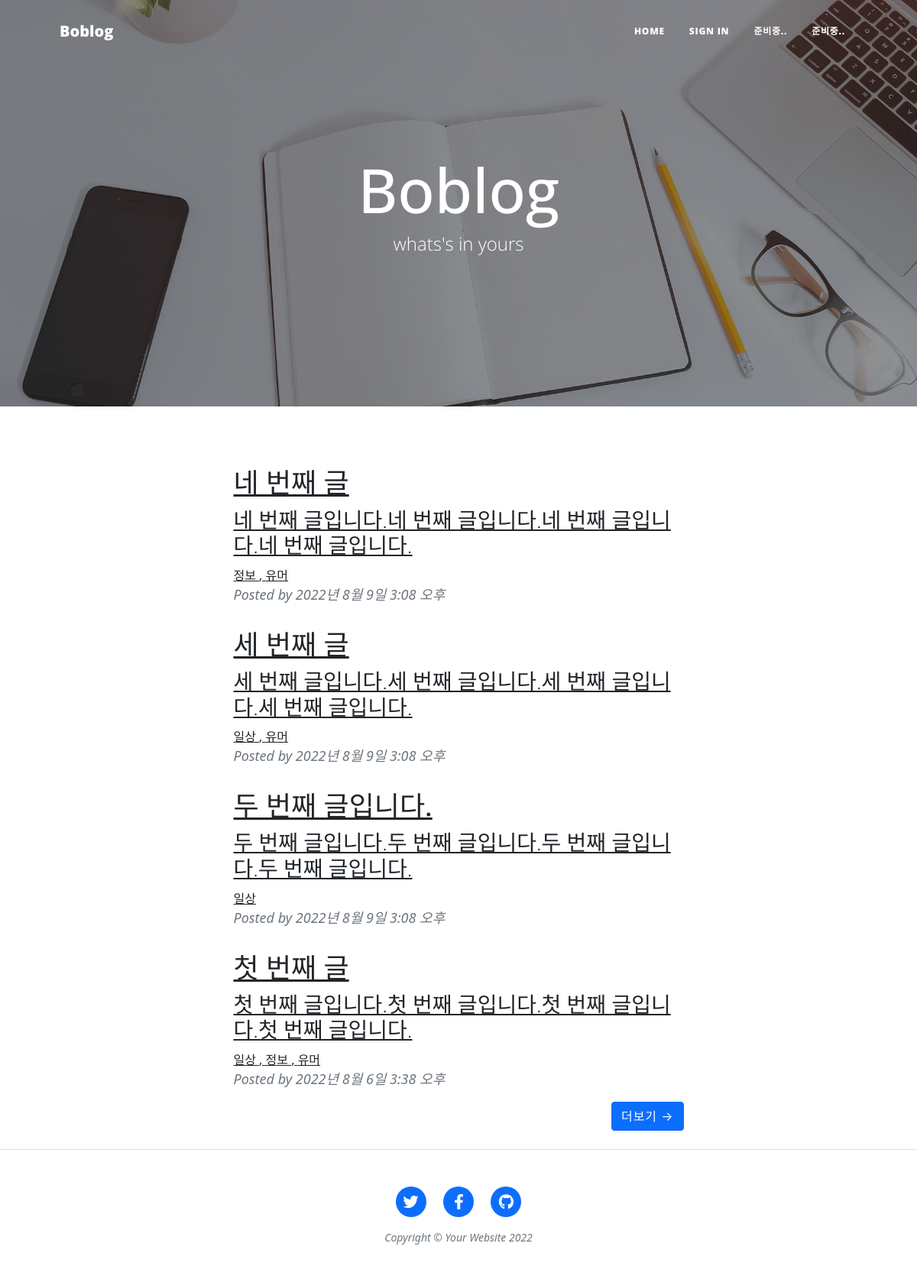
The page /blog/ on the database as committed earlier.
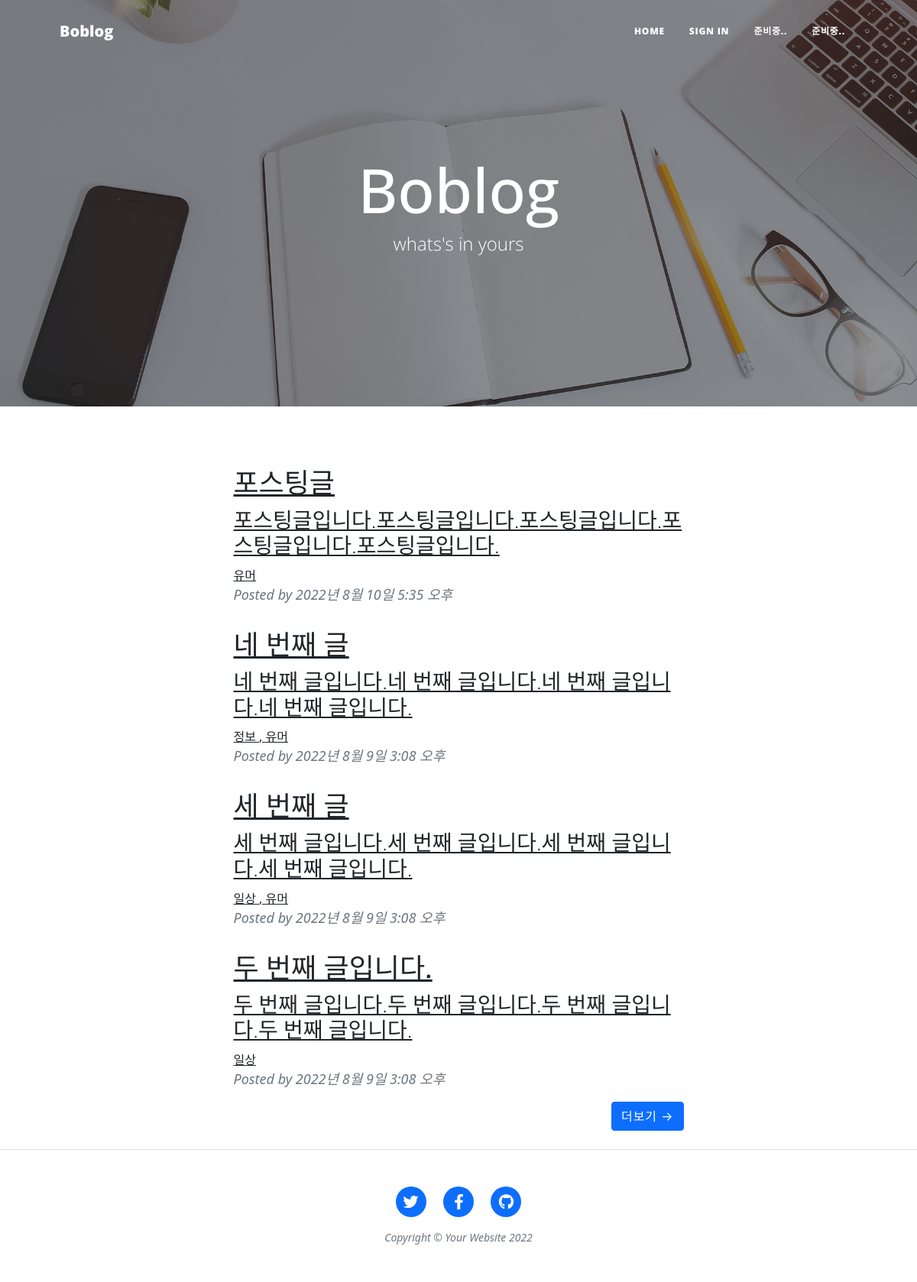
The same page on the database as committed later.
### blogapp/models.py (models this page shows, shortened)
class Post(models.Model):
    title=models.CharField(max_length=200)
    title_image=models.ImageField(blank=True)       #이미지 삽입을 위한 모듈 ImageField, 빈 이미지일수도 있으니 blank=Ture
    content=models.TextField()                #글의 내용(매우 길수가 있으니 TextField)
    createDate=models.DateTimeField(auto_now_add=True)      #글의 작성일(날짜를 자동으로)
    updateDate=models.DateTimeField(auto_now_add=True)      #글 수정한 경우(날짜를 자동으로)
    category=models.ManyToManyField(Category,help_text="글의 분류를 설정하세요.")   #글의 분류(하나의 글이 여러가지 분류에 해당할수 있다.->다대다 관계)
    def get_absolute_url(self):
        return reverse("post",args=[str(self.id)])
    def is_content_more40(self):
        return len(self.content) > 40
    def get_content_under40(self):
        return self.content[:40]

class Category(models.Model):
    name=models.CharField(max_length=50,help_text="블로그 분류")    #글 삽입을 위한 CharField모듈, 최대글수는 50
    def __str__(self):
        return self.name

### blogapp/views.py (the view)
# urls.py: path("",views.index,name="index"),
def index(request):
    post_latest=Post.objects.order_by("-createDate")[:4]      #블로그를 최신순으로 (내림차순)
    context={
        "post_latest":post_latest
    }
    return render(request,"index.html",context=context)

### blogapp/templates/index.html (shortened to what this page needs)
{% load static %}
{% load widget_tweaks %}
<!DOCTYPE html>
<html lang="en">
    <head>
        <link href="{% static 'css/styles.css' %}" rel="stylesheet" />
        <link href="https://cdn.jsdelivr.net/npm/bootstrap@5.1.3/dist/css/bootstrap.min.css" rel="stylesheet"
>
    <body>
        <nav class="navbar navbar-expand-lg navbar-light" id="mainNav">
            <div class="container px-4 px-lg-5">
                <a class="navbar-brand" href="{% url 'index' %}">Boblog</a>
                <div class="collapse navbar-collapse" id="navbarResponsive">
                    <ul class="navbar-nav ms-auto py-4 py-lg-0">
                        <li class="nav-item"><a class="nav-link px-lg-3 py-3 py-lg-4" href="{% url 'index' %}">Home</a></li>
                        {% if user.is_authenticated %}
                        <li class="nav-item"><a class="nav-link px-lg-3 py-3 py-lg-4" href="{% url 'post_create' %}">Posting</a></li>
                        {% else %}
                        <li class="nav-item"><a class="nav-link px-lg-3 py-3 py-lg-4" href="/admin">Sign in</a></li>
                        {% endif %}
                        <li class="nav-item"><a class="nav-link px-lg-3 py-3 py-lg-4" href="{% url 'index' %}">준비중..</a></li>
                        <li class="nav-item"><a class="nav-link px-lg-3 py-3 py-lg-4" href="{% url 'index' %}">준비중..</a></li>
                    </ul>
                </div>
            </div>
        </nav>
        <header class="masthead" style="background-image: url({% static 'assets/img/home-bg.jpg' %})">
            <div class="container position-relative px-4 px-lg-5">
                <div class="row gx-4 gx-lg-5 justify-content-center">
                    <div class="col-md-10 col-lg-8 col-xl-7">
                        <div class="site-heading">
                            <h1>Boblog</h1>
                            <span class="subheading">whats's in yours</span>
                        </div>
                    </div>
                </div>
            </div>
        </header>
        <div class="container px-4 px-lg-5">
            <div class="row gx-4 gx-lg-5 justify-content-center">
                <div class="col-md-10 col-lg-8 col-xl-7">
                    {% for post in post_latest %}
                        <div class="post-preview">
                            <a href="{{ post.get_absolute_url }}">
                                <h2 class="post-title">{{ post.title }}</h2>
                                <h3 class="post-subtitle">
                                    {% if post.is_content_more40 %}
                                        {{ post.get_content_under40 }}
                                    {% else %}
                                        {{ post.content}}
                                    {% endif %}
                                </h3>
                            </a>
                            <a href="#!">
                                {% for c in post.category.all %}
                                {{ c }}
                                {% if not forloop.last %}
                                    ,
                                {% endif %}
                                {% endfor %}
                            </a>
                            <p class="post-meta">
                                Posted by
                                {{ post.createDate }}
                            </p>
                        </div>
                    {% endfor %}
                    <div class="d-flex justify-content-end mb-4"><a class="btn btn-primary text-uppercase" href="#!">더보기 →</a></div>
                    </div>
            </div>
        </div>
        <footer class="border-top">
            <div class="container px-4 px-lg-5">
                <div class="row gx-4 gx-lg-5 justify-content-center">
                    <div class="col-md-10 col-lg-8 col-xl-7">
                        <ul class="list-inline text-center">
                            <li class="list-inline-item">
                                <a href="#!">
                                    <span class="fa-stack fa-lg">
                                        <i class="fas fa-circle fa-stack-2x"></i>
                                        <i class="fab fa-twitter fa-stack-1x fa-inverse"></i>
                                    </span>
                                </a>
                            </li>
                            <li class="list-inline-item">
                                <a href="#!">
                                    <span class="fa-stack fa-lg">
                                        <i class="fas fa-circle fa-stack-2x"></i>
                                        <i class="fab fa-facebook-f fa-stack-1x fa-inverse"></i>
                                    </span>
                                </a>
                            </li>
                            <li class="list-inline-item">
                                <a href="#!">
                                    <span class="fa-stack fa-lg">
                                        <i class="fas fa-circle fa-stack-2x"></i>
                                        <i class="fab fa-github fa-stack-1x fa-inverse"></i>
                                    </span>
                                </a>
                            </li>
                        </ul>
                        <div class="small text-center text-muted fst-italic">Copyright &copy; Your Website 2022</div>
                    </div>
                </div>
            </div>
        </footer>
    </body>
</html>

Rows that differ between the two databases and show on the page:
no longer on this page (row unchanged): Post: title "첫 번째 글", get_content_under40 "첫 번째 글입니다.첫 번째 글입니다.첫 번째 글입니다.첫 번째 글입니다.", createDate "2022년 8월 6일 3:38 오후", Category (name "일상"), Category (name "정보"), Category (name "유머")
added Post: title "포스팅글", get_content_under40 "포스팅글입니다.포스팅글입니다.포스팅글입니다.포스팅글입니다.포스팅글입니다.", createDate "2022년 8월 10일 5:35 오후", Category (name "유머")
